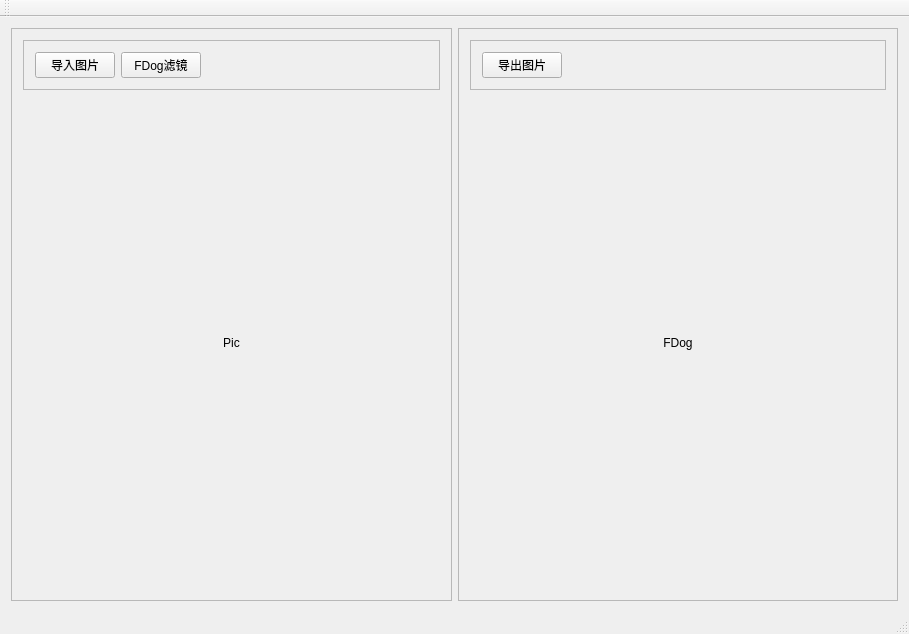
<?xml version="1.0" encoding="UTF-8"?>
<ui version="4.0">
 <class>MainWindow</class>
 <widget class="QMainWindow" name="MainWindow">
  <property name="geometry">
   <rect>
    <x>0</x>
    <y>0</y>
    <width>909</width>
    <height>634</height>
   </rect>
  </property>
  <property name="windowTitle">
   <string>MainWindow</string>
  </property>
  <widget class="QWidget" name="centralWidget">
   <layout class="QHBoxLayout" name="horizontalLayout" stretch="1,1">
    <item>
     <widget class="QFrame" name="frame">
      <property name="frameShape">
       <enum>QFrame::StyledPanel</enum>
      </property>
      <property name="frameShadow">
       <enum>QFrame::Raised</enum>
      </property>
      <layout class="QVBoxLayout" name="verticalLayout">
       <item>
        <widget class="QFrame" name="frame_3">
         <property name="maximumSize">
          <size>
           <width>16777215</width>
           <height>50</height>
          </size>
         </property>
         <property name="frameShape">
          <enum>QFrame::StyledPanel</enum>
         </property>
         <property name="frameShadow">
          <enum>QFrame::Raised</enum>
         </property>
         <layout class="QHBoxLayout" name="horizontalLayout_2">
          <item>
           <widget class="QPushButton" name="btnLoad">
            <property name="text">
             <string>导入图片</string>
            </property>
           </widget>
          </item>
          <item>
           <widget class="QPushButton" name="btnFdog">
            <property name="text">
             <string>FDog滤镜</string>
            </property>
           </widget>
          </item>
          <item>
           <spacer name="horizontalSpacer">
            <property name="orientation">
             <enum>Qt::Horizontal</enum>
            </property>
            <property name="sizeHint" stdset="0">
             <size>
              <width>238</width>
              <height>20</height>
             </size>
            </property>
           </spacer>
          </item>
         </layout>
        </widget>
       </item>
       <item>
        <widget class="QLabel" name="labelSource">
         <property name="text">
          <string>Pic</string>
         </property>
         <property name="alignment">
          <set>Qt::AlignCenter</set>
         </property>
        </widget>
       </item>
      </layout>
     </widget>
    </item>
    <item>
     <widget class="QFrame" name="frame_2">
      <property name="frameShape">
       <enum>QFrame::StyledPanel</enum>
      </property>
      <property name="frameShadow">
       <enum>QFrame::Raised</enum>
      </property>
      <layout class="QVBoxLayout" name="verticalLayout_2">
       <item>
        <widget class="QFrame" name="frame_4">
         <property name="maximumSize">
          <size>
           <width>16777215</width>
           <height>50</height>
          </size>
         </property>
         <property name="frameShape">
          <enum>QFrame::StyledPanel</enum>
         </property>
         <property name="frameShadow">
          <enum>QFrame::Raised</enum>
         </property>
         <layout class="QHBoxLayout" name="horizontalLayout_3">
          <item>
           <widget class="QPushButton" name="btnOut">
            <property name="text">
             <string>导出图片</string>
            </property>
           </widget>
          </item>
          <item>
           <spacer name="horizontalSpacer_2">
            <property name="orientation">
             <enum>Qt::Horizontal</enum>
            </property>
            <property name="sizeHint" stdset="0">
             <size>
              <width>318</width>
              <height>20</height>
             </size>
            </property>
           </spacer>
          </item>
         </layout>
        </widget>
       </item>
       <item>
        <widget class="QLabel" name="labelDog">
         <property name="text">
          <string>FDog</string>
         </property>
         <property name="alignment">
          <set>Qt::AlignCenter</set>
         </property>
        </widget>
       </item>
      </layout>
     </widget>
    </item>
   </layout>
  </widget>
  <widget class="QMenuBar" name="menuBar">
   <property name="geometry">
    <rect>
     <x>0</x>
     <y>0</y>
     <width>909</width>
     <height>23</height>
    </rect>
   </property>
  </widget>
  <widget class="QToolBar" name="mainToolBar">
   <attribute name="toolBarArea">
    <enum>TopToolBarArea</enum>
   </attribute>
   <attribute name="toolBarBreak">
    <bool>false</bool>
   </attribute>
  </widget>
  <widget class="QStatusBar" name="statusBar"/>
 </widget>
 <layoutdefault spacing="6" margin="11"/>
 <resources/>
 <connections/>
</ui>
